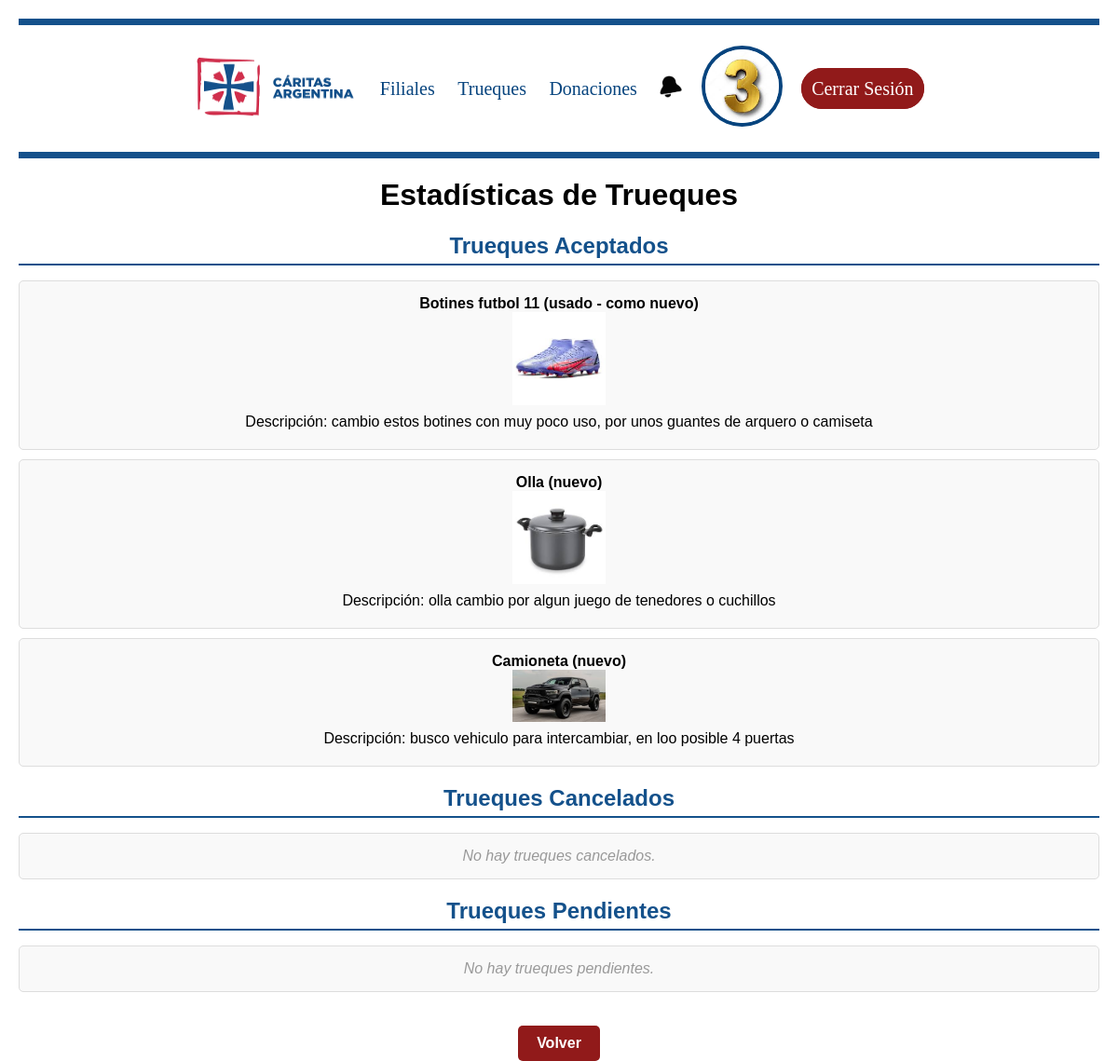
The page /filiales/ver_datos_filiales/ (signed in) on the database its author committed.
### Trueques/models.py (models this page shows)
class Trueque(models.Model):
    titulo = models.CharField(max_length=100)
    producto = models.ForeignKey(Producto, on_delete=models.CASCADE)
    ESTADO_OPCIONES = [('nuevo', 'Nuevo'), ('usado - como nuevo', 'Usado - Como nuevo'), ('usado - muy bueno', 'Usado - Muy bueno'),('usado - bueno', 'Usado - Bueno'),('usado - aceptable', 'Usado - Aceptable')]
    estado = models.CharField(max_length=20, choices=ESTADO_OPCIONES,
        default='Nuevo',)
    descripcion = models.TextField(max_length=500)
    foto_producto = models.ImageField(upload_to='media/', blank=True, null=True)
    foto_producto = models.ImageField(upload_to='media/', blank=True, null=True)
    usuario = models.ForeignKey(Usuario, on_delete=models.CASCADE, null=True, blank=True, related_name='trueques')
    categoria = models.ForeignKey(Categoria, on_delete=models.SET_NULL, null=True, blank=True)
    ESTADO_TRUEQUE = [('Pendiente', 'Pendiente'), ('Aceptado','Aceptado'),('Rechazado', 'Rechazado'),('Eliminado','Eliminado'),('Completado','Completado')]
    estado_trueque = models.CharField(max_length=20, choices=ESTADO_TRUEQUE, default='Pendiente')
    def __str__(self):
        return self.titulo

### Filiales/views.py (the view)
# urls.py: path('ver_datos_filiales/', views.ver_datos_filiales, name='ver_datos_filiales'),
@login_required
@user_passes_test(user_authenticated)
def ver_datos_filiales(request):
    print("entro")
    filial_id = request.session.get('filial_id')
    print(filial_id)
    try:
        filial = Filial.objects.get(id=filial_id)
    except Filial.DoesNotExist:
        return redirect('Filiales:select_filial')
    print(f"Filial: {filial}")
    usuarios = Usuario.objects.filter(filial=filial)
    print(f"Usuarios: {usuarios}")
    trueques = Trueque.objects.filter(usuario__in=usuarios)
    print(f"Trueques: {trueques}")
    accepted_trueques = trueques.filter(estado_trueque='Aceptado')
    canceled_trueques = trueques.filter(estado_trueque='Cancelado')
    pending_trueques = trueques.filter(estado_trueque='Pendiente')
    no_data = not trueques.exists()
    return render(request, 'ver_datos_filiales.html', {
        'filial': filial,
        'accepted_trueques': accepted_trueques,
        'canceled_trueques': canceled_trueques,
        'pending_trueques': pending_trueques,
        'no_data': no_data,
    })

### Caridas/context_processors.py (called while the page is built)
def notificaciones_no_leidas(request):
    if request.user.is_authenticated:
        return {
            'notificaciones_no_leidas': Notificacion.objects.filter(usuario=request.user, leida=False).count()
        }
    return {}

### Filiales/models.py (called while the page is built)
    def __str__(self):
        return self.direccion

### administrador/views.py (called while the page is built)
def user_authenticated(user):
    return user.is_authenticated

### Filiales/templates/ver_datos_filiales.html
{% extends "base.html" %}
{% load static %}
{% block content %}
<link rel="stylesheet" href="{% static 'styles/datos_filiales.css' %}">
<div class="container mt-5">
    <h1 class="mb-4">Estadísticas de Trueques</h1>
    <h2>Trueques Aceptados</h2>
    <ul>
    {% for trueque in accepted_trueques %}
        <li>
        <strong>{{ trueque.titulo }} ({{ trueque.estado }})</strong><br>
        <img src="{% static 'media/' %}{{ trueque.foto_producto }}" alt="{{ trueque.titulo }}" style="width: 100px; height: auto;">
        <p>Descripción: {{ trueque.descripcion }}</p>
        </li>
    {% empty %}
        <li class="empty-message">No hay trueques aceptados.</li>
    {% endfor %}
    </ul>
    <h2>Trueques Cancelados</h2>
    <ul>
    {% for trueque in canceled_trueques %}
        <li>
        <strong>{{ trueque.titulo }} ({{ trueque.estado }})</strong><br>
        <img src="{% static 'media/' %}{{ trueque.foto_producto }}" alt="{{ trueque.titulo }}" style="width: 100px; height: auto;">
        <p>Descripción: {{ trueque.descripcion }}</p>
        </li>
    {% empty %}
        <li class="empty-message">No hay trueques cancelados.</li>
    {% endfor %}
    </ul>
    <h2>Trueques Pendientes</h2>
    <ul>
    {% for trueque in pending_trueques %}
        <li>
        <strong>{{ trueque.titulo }} ({{ trueque.estado }})</strong><br>
        <img src="{% static 'media/' %}{{ trueque.foto_producto }}" alt="{{ trueque.titulo }}" style="width: 100px; height: auto;">
        <p>Descripción: {{ trueque.descripcion }}</p>
        </li>
    {% empty %}
        <li class="empty-message">No hay trueques pendientes.</li>
    {% endfor %}
    </ul>
</div>
<a href="{% url 'Filiales:select_filial' %}" class="volver">Volver</a>
{% endblock %}

### Caridas/static/styles/mainBase.css (style rules this page uses)
html { height: 100%; margin: 0; padding: 0; }
body { background-color: white; text-align: center; }

### Filiales/static/styles/datos_filiales.css (style rules this page uses)
body { font-family: Arial, sans-serif; margin: 20px; }
h2 { color: #14518b; border-bottom: 2px solid #14518b; padding-bottom: 5px; margin-bottom: 15px; }
ul { list-style-type: none; padding: 0; }
div ul li { background-color: #f9f9f9; margin: 10px 0; padding: 15px; border: 1px solid #ddd; border-radius: 5px; }
p { margin: 5px 0; }
.empty-message { color: #999; font-style: italic; }
a.volver { display: inline-block; padding: 10px 20px; margin-top: 20px; font-size: 16px; font-weight: bold; color: #fff; background-color: #911a1a; text-decoration: none; border-radius: 5px; transition: background-color 0.3s ease; }

### rows shown on the page
Trueque: titulo "Botines futbol 11", estado "usado - como nuevo", foto_producto (picture), descripcion "cambio estos botines con muy poco uso, por unos guantes de arquero o camiseta"
Trueque: titulo "Olla", estado "nuevo", foto_producto (picture), descripcion "olla cambio por algun juego de tenedores o cuchillos"
Trueque: titulo "Camioneta", estado "nuevo", foto_producto (picture), descripcion "busco vehiculo para intercambiar, en loo posible 4 puertas"
